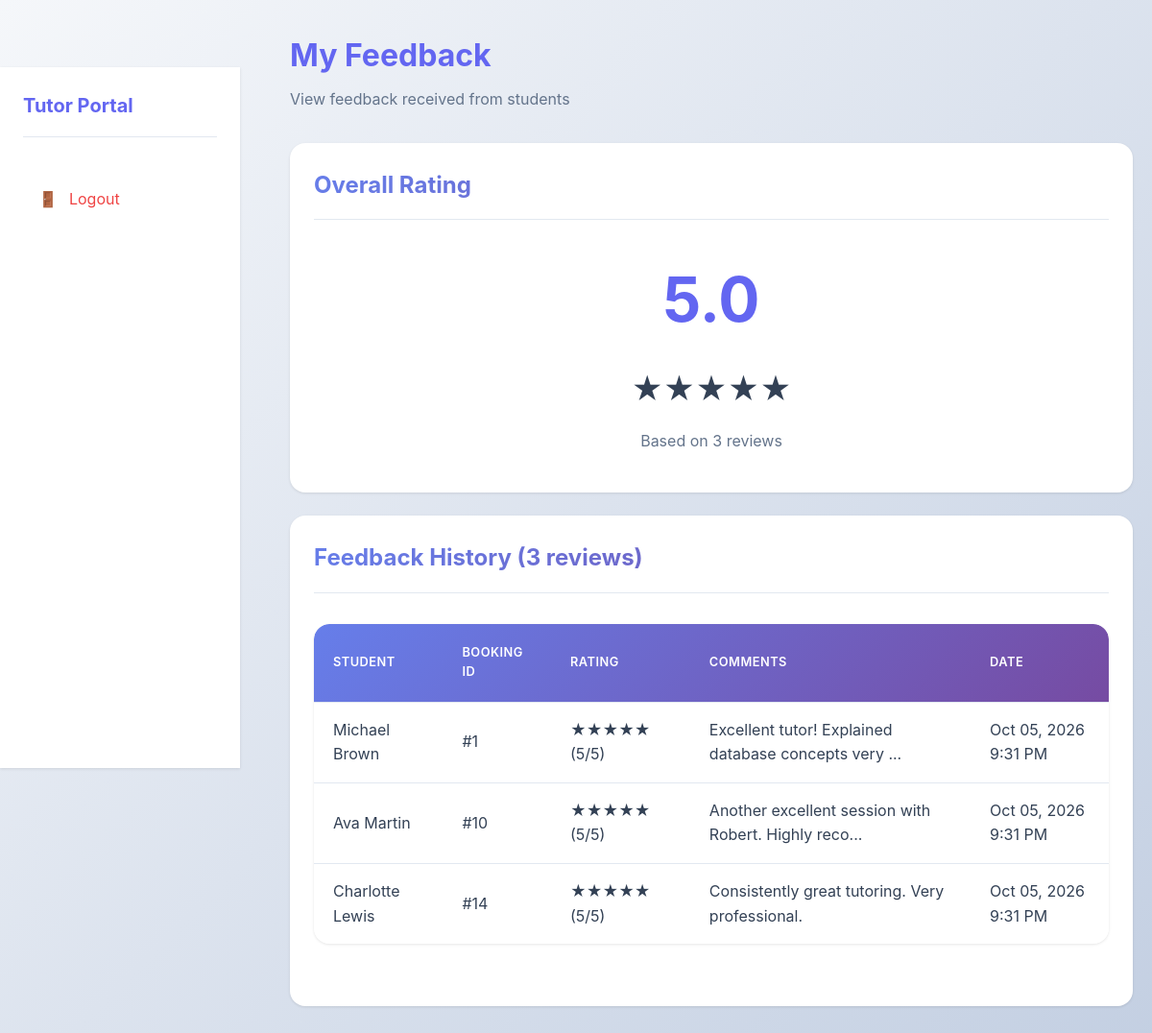
Screenshot of /tutor/feedback.php (signed in) with the database file from the repository.
### tables this page shows
CREATE TABLE feedback (
    feedback_id INT AUTO_INCREMENT PRIMARY KEY,
    student_id INT NOT NULL,
    tutor_id INT NOT NULL,
    booking_id INT,
    rating INT NOT NULL CHECK (rating >= 1 AND rating <= 5),
    comments TEXT,
    created_at TIMESTAMP DEFAULT CURRENT_TIMESTAMP,
    FOREIGN KEY (student_id) REFERENCES students(student_id) ON DELETE CASCADE,
    FOREIGN KEY (tutor_id) REFERENCES tutors(tutor_id) ON DELETE CASCADE,
    FOREIGN KEY (booking_id) REFERENCES bookings(booking_id) ON DELETE SET NULL
);

CREATE TABLE students (
    student_id INT AUTO_INCREMENT PRIMARY KEY,
    student_number VARCHAR(20) NOT NULL UNIQUE,
    first_name VARCHAR(50) NOT NULL,
    last_name VARCHAR(50) NOT NULL,
    email VARCHAR(100) NOT NULL UNIQUE,
    password VARCHAR(255) NOT NULL,
    program_id INT,
    created_at TIMESTAMP DEFAULT CURRENT_TIMESTAMP,
    FOREIGN KEY (program_id) REFERENCES programs(program_id) ON DELETE SET NULL
);

CREATE TABLE bookings (
    booking_id INT AUTO_INCREMENT PRIMARY KEY,
    student_id INT NOT NULL,
    tutor_id INT NOT NULL,
    module_id INT NOT NULL,
    slot_id INT,
    booking_date TIMESTAMP DEFAULT CURRENT_TIMESTAMP,
    status ENUM('pending', 'confirmed', 'completed', 'cancelled') DEFAULT 'pending',
    reason TEXT,
    created_at TIMESTAMP DEFAULT CURRENT_TIMESTAMP,
    FOREIGN KEY (student_id) REFERENCES students(student_id) ON DELETE CASCADE,
    FOREIGN KEY (tutor_id) REFERENCES tutors(tutor_id) ON DELETE CASCADE,
    FOREIGN KEY (module_id) REFERENCES modules(module_id) ON DELETE CASCADE,
    FOREIGN KEY (slot_id) REFERENCES available_slots(slot_id) ON DELETE SET NULL
);

### includes/functions.php (called while the page is built, shortened)
<?php
function getCurrentUserId() {
    return $_SESSION['user_id'] ?? null;
}
function formatDateTime($datetime) {
    return date('M d, Y g:i A', strtotime($datetime));
}
function generateStarRating($rating) {
    $stars = '';
    for ($i = 1; $i <= 5; $i++) {
        if ($i <= $rating) {
            $stars .= '★';
        } else {
            $stars .= '☆';
        }
    }
    return $stars;
}
function truncateText($text, $length = 50) {
    if (strlen($text) <= $length) {
        return $text;
    }
    return substr($text, 0, $length) . '...';
}
function getTutorAverageRating($pdo, $tutor_id) {
    $stmt = $pdo->prepare("SELECT AVG(rating) as avg_rating FROM feedback WHERE tutor_id = ?");
    $stmt->execute([$tutor_id]);
    $result = $stmt->fetch();
    return $result['avg_rating'] ? round($result['avg_rating'], 1) : 0;
}
?>

### tutor/feedback.php (the view, shortened to what this page needs)
<?php
require_once '../config/database.php';
require_once '../includes/functions.php';
$tutor_id = getCurrentUserId();
$stmt = $pdo->prepare("
    SELECT f.*, s.first_name as student_name, s.last_name as student_last_name,
    b.booking_id
    FROM feedback f
    JOIN students s ON f.student_id = s.student_id
    LEFT JOIN bookings b ON f.booking_id = b.booking_id
    WHERE f.tutor_id = ?
    ORDER BY f.created_at DESC
");
$stmt->execute([$tutor_id]);
$feedback = $stmt->fetchAll();
$avg_rating = getTutorAverageRating($pdo, $tutor_id);
?>
<!DOCTYPE html>
<html lang="en">
<head>
    <link rel="stylesheet" href="../assets/css/style.css">
</head>
<body>
    <div class="dashboard-layout">
        <?php include '../includes/sidebar.php'; ?>
        <div class="main-content">
            <div class="container-fluid">
                <div class="page-header">
                    <h1>My Feedback</h1>
                    <p>View feedback received from students</p>
                </div>
                <div class="card">
                    <div class="card-header">
                        <h2>Overall Rating</h2>
                    </div>
                    <div class="card-body" style="text-align: center;">
                        <div style="font-size: 4rem; color: var(--primary-color); font-weight: 700;">
                            <?php echo number_format($avg_rating, 1); ?>
                        </div>
                        <div class="stars" style="font-size: 2rem; margin: 1rem 0;">
                            <?php echo generateStarRating(round($avg_rating)); ?>
                        </div>
                        <p style="color: var(--text-muted);">Based on <?php echo count($feedback); ?> reviews</p>
                    </div>
                </div>
                <div class="card">
                    <div class="card-header">
                        <h2>Feedback History (<?php echo count($feedback); ?> reviews)</h2>
                    </div>
                    <div class="card-body">
                        <?php if (empty($feedback)): ?>
                            <p>No feedback received yet.</p>
                        <?php else: ?>
                            <div class="table-responsive">
                                <table>
                                    <thead>
                                        <tr>
                                            <th>Student</th>
                                            <th>Booking ID</th>
                                            <th>Rating</th>
                                            <th>Comments</th>
                                            <th>Date</th>
                                        </tr>
                                    </thead>
                                    <tbody>
                                        <?php foreach ($feedback as $fb): ?>
                                        <tr>
                                            <td><?php echo htmlspecialchars($fb['student_name'] . ' ' . $fb['student_last_name']); ?></td>
                                            <td><?php echo $fb['booking_id'] ? '#' . $fb['booking_id'] : 'N/A'; ?></td>
                                            <td>
                                                <span class="stars"><?php echo generateStarRating($fb['rating']); ?></span>
                                                (<?php echo $fb['rating']; ?>/5)
                                            </td>
                                            <td><?php echo truncateText(htmlspecialchars($fb['comments'] ?? 'N/A'), 50); ?></td>
                                            <td><?php echo formatDateTime($fb['created_at']); ?></td>
                                        </tr>
                                        <?php endforeach; ?>
                                    </tbody>
                                </table>
                            </div>
                        <?php endif; ?>
                    </div>
                </div>
            </div>
        </div>
    </div>
</body>
</html>

### assets/css/style.css (style rules this page uses)
:root { --primary-color: #6366f1; --primary-dark: #4f46e5; --primary-light: #818cf8; --secondary-color: #8b5cf6; --success-color: #10b981; --danger-color: #ef4444; --warning-color: #f59e0b; --info-color: #06b6d4; --light-color: #f8fafc; --dark-color: #1e293b; --border-color: #e2e8f0; --text-color: #334155; --text-muted: #64748b; --white: #ffffff; --shadow: 0 1px 3px rgba(0, 0, 0, 0.1); --shadow-lg: 0 10px 25px rgba(0, 0, 0, 0.15); --shadow-xl: 0 20px 40px rgba(0, 0, 0, 0.2); --radius: 12px; --radius-lg: 16px; --gradient-primary: linear-gradient(135deg, #667eea 0%, #764ba2 100%); --gradient-secondary: linear-gradient(135deg, #f093fb 0%, #f5576c 100%); --gradient-success: linear-gradient(135deg, #4facfe 0%, #00f2fe 100%); }
* { margin: 0; padding: 0; box-sizing: border-box; }
body { font-family: -apple-system, BlinkMacSystemFont, 'Segoe UI', Roboto, 'Helvetica Neue', Arial, sans-serif; line-height: 1.6; color: var(--text-color); background: linear-gradient(135deg, #f5f7fa 0%, #c3cfe2 100%); min-height: 100vh; display: flex; flex-direction: column; }
html { scroll-behavior: smooth; }
.container-fluid { width: 100%; padding: 0 20px; }
.card { background: var(--white); border-radius: var(--radius-lg); box-shadow: var(--shadow); padding: 1.5rem; margin-bottom: 1.5rem; transition: all 0.3s ease; border: 1px solid transparent; }
.card-header { border-bottom: 1px solid var(--border-color); padding-bottom: 1rem; margin-bottom: 1rem; }
.card-header h2, .card-header h3 { background: var(--gradient-primary); -webkit-background-clip: text; -webkit-text-fill-color: transparent; background-clip: text; margin: 0; }
.card-body { padding: 1rem 0; }
.table-responsive { overflow-x: auto; margin-bottom: 1.5rem; border-radius: var(--radius-lg); box-shadow: var(--shadow); }
table { width: 100%; border-collapse: separate; border-spacing: 0; background-color: var(--white); border-radius: var(--radius-lg); overflow: hidden; }
table thead { background: var(--gradient-primary); color: var(--white); }
table th, table td { padding: 1rem 1.25rem; text-align: left; border-bottom: 1px solid var(--border-color); transition: background-color 0.3s ease; }
table th { font-weight: 600; text-transform: uppercase; font-size: 0.8rem; letter-spacing: 0.5px; padding: 1.25rem; }
table tbody tr { transition: all 0.3s ease; }
table tbody tr:last-child td { border-bottom: none; }
.dashboard-layout { display: grid; grid-template-columns: 250px 1fr; gap: 2rem; min-height: calc(100vh - 70px); }
.main-content { padding: 2rem 0; }
.page-header { margin-bottom: 2rem; }
.page-header h1 { color: var(--primary-color); margin-bottom: 0.5rem; }
.page-header p { color: var(--text-muted); }

### rows the page displays
feedback: student.last_name "Michael Brown", booking.booking_id "1", rating "★★★★★", rating "5", comments "Excellent tutor! Explained database concepts very ...", created_at "Oct 05, 2026 9:31 PM"
feedback: student.last_name "Ava Martin", booking.booking_id "10", rating "★★★★★", rating "5", comments "Another excellent session with Robert. Highly reco...", created_at "Oct 05, 2026 9:31 PM"
feedback: student.last_name "Charlotte Lewis", booking.booking_id "14", rating "★★★★★", rating "5", comments "Consistently great tutoring. Very professional.", created_at "Oct 05, 2026 9:31 PM"

### other values shown
getCurrentUserRole() "Tutor"
$avg_rating "5.0"
generateStarRating(round($avg_rating)) "★★★★★"
count($feedback) "3"
